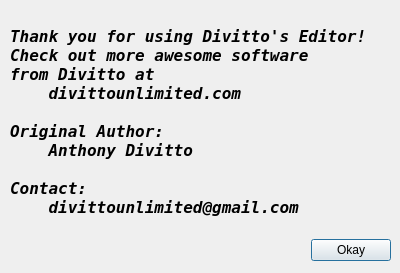
<?xml version="1.0" encoding="UTF-8"?>
<ui version="4.0">
 <class>AboutDialog</class>
 <widget class="QDialog" name="AboutDialog">
  <property name="geometry">
   <rect>
    <x>0</x>
    <y>0</y>
    <width>400</width>
    <height>273</height>
   </rect>
  </property>
  <property name="windowTitle">
   <string>Dialog</string>
  </property>
  <widget class="QWidget" name="verticalLayoutWidget">
   <property name="geometry">
    <rect>
     <x>10</x>
     <y>10</y>
     <width>381</width>
     <height>251</height>
    </rect>
   </property>
   <layout class="QVBoxLayout" name="verticalLayout">
    <item>
     <widget class="QLabel" name="label">
      <property name="font">
       <font>
        <family>DejaVu Sans Mono</family>
        <pointsize>12</pointsize>
        <weight>75</weight>
        <italic>true</italic>
        <bold>true</bold>
       </font>
      </property>
      <property name="text">
       <string>Thank you for using Divitto's Editor!
Check out more awesome software
from Divitto at
    divittounlimited.com

Original Author:
    Anthony Divitto

Contact:
    divittounlimited@gmail.com</string>
      </property>
     </widget>
    </item>
    <item>
     <layout class="QHBoxLayout" name="horizontalLayout">
      <item>
       <spacer name="horizontalSpacer">
        <property name="orientation">
         <enum>Qt::Horizontal</enum>
        </property>
        <property name="sizeHint" stdset="0">
         <size>
          <width>40</width>
          <height>20</height>
         </size>
        </property>
       </spacer>
      </item>
      <item>
       <widget class="QPushButton" name="pushButton">
        <property name="text">
         <string>Okay</string>
        </property>
       </widget>
      </item>
     </layout>
    </item>
   </layout>
  </widget>
 </widget>
 <resources/>
 <connections>
  <connection>
   <sender>pushButton</sender>
   <signal>clicked()</signal>
   <receiver>AboutDialog</receiver>
   <slot>close()</slot>
   <hints>
    <hint type="sourcelabel">
     <x>348</x>
     <y>233</y>
    </hint>
    <hint type="destinationlabel">
     <x>199</x>
     <y>136</y>
    </hint>
   </hints>
  </connection>
 </connections>
</ui>
